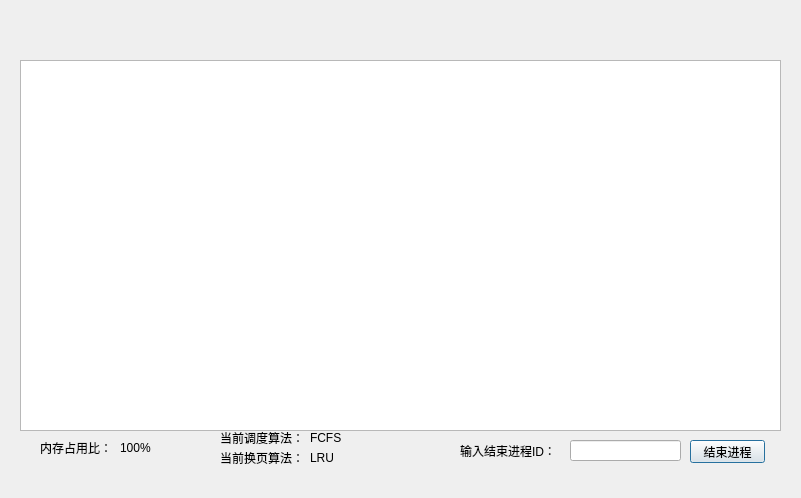
<?xml version="1.0" encoding="UTF-8"?>
<ui version="4.0">
 <class>Dialog</class>
 <widget class="QDialog" name="Dialog">
  <property name="geometry">
   <rect>
    <x>0</x>
    <y>0</y>
    <width>801</width>
    <height>498</height>
   </rect>
  </property>
  <property name="windowTitle">
   <string>Dialog</string>
  </property>
  <widget class="QTableView" name="tableView">
   <property name="geometry">
    <rect>
     <x>20</x>
     <y>60</y>
     <width>761</width>
     <height>371</height>
    </rect>
   </property>
  </widget>
  <widget class="QLabel" name="label">
   <property name="geometry">
    <rect>
     <x>460</x>
     <y>440</y>
     <width>101</width>
     <height>21</height>
    </rect>
   </property>
   <property name="text">
    <string>输入结束进程ID：</string>
   </property>
  </widget>
  <widget class="QLineEdit" name="stopPID">
   <property name="geometry">
    <rect>
     <x>570</x>
     <y>440</y>
     <width>111</width>
     <height>21</height>
    </rect>
   </property>
  </widget>
  <widget class="QLabel" name="labelCpu">
   <property name="geometry">
    <rect>
     <x>120</x>
     <y>440</y>
     <width>51</width>
     <height>16</height>
    </rect>
   </property>
   <property name="text">
    <string>100%</string>
   </property>
  </widget>
  <widget class="QPushButton" name="btnStopPro">
   <property name="geometry">
    <rect>
     <x>690</x>
     <y>440</y>
     <width>75</width>
     <height>23</height>
    </rect>
   </property>
   <property name="text">
    <string>结束进程</string>
   </property>
  </widget>
  <widget class="QLabel" name="label_2">
   <property name="geometry">
    <rect>
     <x>40</x>
     <y>440</y>
     <width>71</width>
     <height>16</height>
    </rect>
   </property>
   <property name="text">
    <string>内存占用比：</string>
   </property>
  </widget>
  <widget class="QLabel" name="label_3">
   <property name="geometry">
    <rect>
     <x>220</x>
     <y>430</y>
     <width>91</width>
     <height>16</height>
    </rect>
   </property>
   <property name="text">
    <string>当前调度算法：</string>
   </property>
  </widget>
  <widget class="QLabel" name="labelProSchedule">
   <property name="geometry">
    <rect>
     <x>310</x>
     <y>430</y>
     <width>91</width>
     <height>16</height>
    </rect>
   </property>
   <property name="text">
    <string>FCFS</string>
   </property>
  </widget>
  <widget class="QLabel" name="labelPageSchedule">
   <property name="geometry">
    <rect>
     <x>310</x>
     <y>450</y>
     <width>91</width>
     <height>16</height>
    </rect>
   </property>
   <property name="text">
    <string>LRU</string>
   </property>
  </widget>
  <widget class="QLabel" name="label_4">
   <property name="geometry">
    <rect>
     <x>220</x>
     <y>450</y>
     <width>91</width>
     <height>16</height>
    </rect>
   </property>
   <property name="text">
    <string>当前换页算法：</string>
   </property>
  </widget>
 </widget>
 <resources/>
 <connections/>
</ui>
